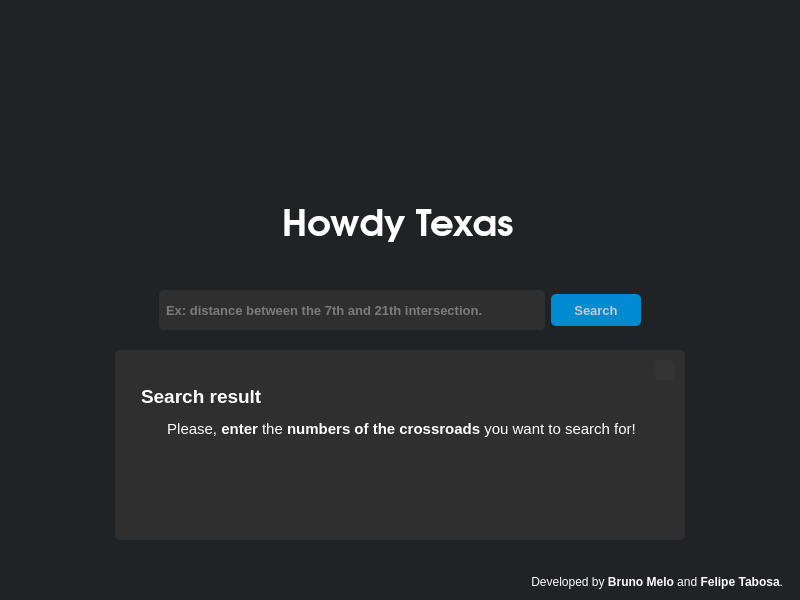
<?xml version="1.0" encoding="UTF-8"?>
<ui version="4.0">
 <class>MainWindow</class>
 <widget class="QMainWindow" name="MainWindow">
  <property name="geometry">
   <rect>
    <x>0</x>
    <y>0</y>
    <width>800</width>
    <height>600</height>
   </rect>
  </property>
  <property name="minimumSize">
   <size>
    <width>800</width>
    <height>600</height>
   </size>
  </property>
  <property name="maximumSize">
   <size>
    <width>800</width>
    <height>600</height>
   </size>
  </property>
  <property name="windowTitle">
   <string>Howdy Texas</string>
  </property>
  <property name="styleSheet">
   <string notr="true">background-color: rgb(31, 35, 38);</string>
  </property>
  <widget class="QWidget" name="centralwidget">
   <layout class="QVBoxLayout" name="verticalLayout">
    <property name="spacing">
     <number>0</number>
    </property>
    <property name="leftMargin">
     <number>0</number>
    </property>
    <property name="topMargin">
     <number>0</number>
    </property>
    <property name="rightMargin">
     <number>0</number>
    </property>
    <property name="bottomMargin">
     <number>0</number>
    </property>
    <item>
     <widget class="QFrame" name="fr_top">
      <property name="maximumSize">
       <size>
        <width>16777215</width>
        <height>50</height>
       </size>
      </property>
      <property name="frameShape">
       <enum>QFrame::NoFrame</enum>
      </property>
      <property name="frameShadow">
       <enum>QFrame::Raised</enum>
      </property>
     </widget>
    </item>
    <item>
     <widget class="QFrame" name="fr_content">
      <property name="minimumSize">
       <size>
        <width>0</width>
        <height>35</height>
       </size>
      </property>
      <property name="cursor">
       <cursorShape>ArrowCursor</cursorShape>
      </property>
      <property name="frameShape">
       <enum>QFrame::NoFrame</enum>
      </property>
      <property name="frameShadow">
       <enum>QFrame::Raised</enum>
      </property>
      <widget class="QFrame" name="fr_search">
       <property name="geometry">
        <rect>
         <x>150</x>
         <y>230</y>
         <width>500</width>
         <height>60</height>
        </rect>
       </property>
       <property name="minimumSize">
        <size>
         <width>500</width>
         <height>0</height>
        </size>
       </property>
       <property name="maximumSize">
        <size>
         <width>600</width>
         <height>70</height>
        </size>
       </property>
       <property name="frameShape">
        <enum>QFrame::NoFrame</enum>
       </property>
       <property name="frameShadow">
        <enum>QFrame::Raised</enum>
       </property>
       <layout class="QHBoxLayout" name="horizontalLayout_3">
        <item>
         <widget class="QLineEdit" name="ld_search">
          <property name="minimumSize">
           <size>
            <width>0</width>
            <height>40</height>
           </size>
          </property>
          <property name="maximumSize">
           <size>
            <width>16777215</width>
            <height>40</height>
           </size>
          </property>
          <property name="font">
           <font>
            <pointsize>10</pointsize>
            <weight>75</weight>
            <bold>true</bold>
           </font>
          </property>
          <property name="styleSheet">
           <string notr="true">QLineEdit{
	border-radius: 5px;
	padding: 5px;
	background-color: rgb(47, 47, 47);
	color: rgb(200,200,200);
}
QLineEdit:focus{
	border: 2px solid rgb(0, 122, 209);
	border: 2px solid rgb(172, 235, 226);
	border: 2px solid rgb(0, 139, 209);
	color: rgb(255,255,255);
}</string>
          </property>
          <property name="placeholderText">
           <string>Ex: distance between the 7th and 21th intersection.</string>
          </property>
         </widget>
        </item>
        <item>
         <widget class="QPushButton" name="btn_search">
          <property name="minimumSize">
           <size>
            <width>90</width>
            <height>32</height>
           </size>
          </property>
          <property name="maximumSize">
           <size>
            <width>100</width>
            <height>32</height>
           </size>
          </property>
          <property name="font">
           <font>
            <pointsize>10</pointsize>
            <weight>75</weight>
            <bold>true</bold>
           </font>
          </property>
          <property name="cursor">
           <cursorShape>PointingHandCursor</cursorShape>
          </property>
          <property name="styleSheet">
           <string notr="true">QPushButton{
	border-radius: 5px;
	background-color: rgb(0, 139, 209);
	color: rgb(200,200,200);
}
QPushButton:hover{
	background-color: rgb(0, 130, 215);
}
QPushButton:pressed{
	background-color: rgb(0, 122, 209);
}</string>
          </property>
          <property name="text">
           <string>Search</string>
          </property>
         </widget>
        </item>
       </layout>
      </widget>
      <widget class="QLabel" name="lb_logo">
       <property name="geometry">
        <rect>
         <x>282</x>
         <y>150</y>
         <width>235</width>
         <height>50</height>
        </rect>
       </property>
       <property name="font">
        <font>
         <family>TeX Gyre Adventor</family>
         <pointsize>28</pointsize>
         <weight>75</weight>
         <italic>false</italic>
         <bold>true</bold>
        </font>
       </property>
       <property name="styleSheet">
        <string notr="true">color: rgb(255,255,255);</string>
       </property>
       <property name="text">
        <string>Howdy Texas</string>
       </property>
      </widget>
      <widget class="QFrame" name="fr_logo">
       <property name="geometry">
        <rect>
         <x>340</x>
         <y>20</y>
         <width>120</width>
         <height>120</height>
        </rect>
       </property>
       <property name="styleSheet">
        <string notr="true">background-image: url(:/logo/texas2.png);
background-repeat: no-repeat;
background-position: center;</string>
       </property>
       <property name="frameShape">
        <enum>QFrame::NoFrame</enum>
       </property>
       <property name="frameShadow">
        <enum>QFrame::Raised</enum>
       </property>
      </widget>
      <widget class="QFrame" name="fr_result">
       <property name="geometry">
        <rect>
         <x>115</x>
         <y>300</y>
         <width>570</width>
         <height>190</height>
        </rect>
       </property>
       <property name="minimumSize">
        <size>
         <width>540</width>
         <height>190</height>
        </size>
       </property>
       <property name="styleSheet">
        <string notr="true">border-radius: 5px;
padding: 5px;
background-color: rgb(47, 47, 47);
color: rgb(200,200,200);</string>
       </property>
       <property name="frameShape">
        <enum>QFrame::NoFrame</enum>
       </property>
       <property name="frameShadow">
        <enum>QFrame::Raised</enum>
       </property>
       <widget class="QLabel" name="lb_result">
        <property name="geometry">
         <rect>
          <x>17</x>
          <y>30</y>
          <width>535</width>
          <height>141</height>
         </rect>
        </property>
        <property name="font">
         <font>
          <pointsize>11</pointsize>
          <weight>50</weight>
          <bold>false</bold>
         </font>
        </property>
        <property name="cursor">
         <cursorShape>ArrowCursor</cursorShape>
        </property>
        <property name="styleSheet">
         <string notr="true">color: rgb(255, 255, 255);</string>
        </property>
        <property name="text">
         <string>&lt;html&gt;&lt;head/&gt;&lt;body&gt;&lt;p&gt;&lt;span style=&quot; font-size:14pt; font-weight:600;&quot;&gt;Search result&lt;/span&gt;&lt;/p&gt;&lt;p align=&quot;center&quot;&gt;Please, &lt;span style=&quot; font-weight:600;&quot;&gt;enter&lt;/span&gt; the &lt;span style=&quot; font-weight:600;&quot;&gt;numbers of the crossroads&lt;/span&gt; you want to search for!&lt;/p&gt;&lt;p align=&quot;center&quot;&gt;&lt;br/&gt;&lt;/p&gt;&lt;p align=&quot;center&quot;&gt;&lt;br/&gt;&lt;/p&gt;&lt;/body&gt;&lt;/html&gt;</string>
        </property>
       </widget>
       <widget class="QPushButton" name="btn_close">
        <property name="geometry">
         <rect>
          <x>540</x>
          <y>10</y>
          <width>20</width>
          <height>20</height>
         </rect>
        </property>
        <property name="minimumSize">
         <size>
          <width>20</width>
          <height>20</height>
         </size>
        </property>
        <property name="maximumSize">
         <size>
          <width>20</width>
          <height>20</height>
         </size>
        </property>
        <property name="cursor">
         <cursorShape>PointingHandCursor</cursorShape>
        </property>
        <property name="styleSheet">
         <string notr="true">QPushButton{
	border-radius: 5px;
	background-image: url(:/close/close.png);
	background-position: center;
	background-repeat: no-repeat;
		background-color: rgb(52,52,52);
}
QPushButton:hover{
	background-color: rgb(60, 60, 60);
}
QPushButton:pressed{
	background-color: rgb(35,35,35);
}</string>
        </property>
        <property name="text">
         <string/>
        </property>
       </widget>
      </widget>
     </widget>
    </item>
    <item>
     <widget class="QFrame" name="fr_button">
      <property name="maximumSize">
       <size>
        <width>16777215</width>
        <height>35</height>
       </size>
      </property>
      <property name="frameShape">
       <enum>QFrame::NoFrame</enum>
      </property>
      <property name="frameShadow">
       <enum>QFrame::Raised</enum>
      </property>
      <layout class="QHBoxLayout" name="horizontalLayout">
       <item>
        <widget class="QLabel" name="lb_credits">
         <property name="styleSheet">
          <string notr="true">color: rgb(255, 255, 255);
padding-right: 5px;</string>
         </property>
         <property name="text">
          <string>&lt;html&gt;&lt;head/&gt;&lt;body&gt;&lt;p&gt;Developed by &lt;span style=&quot; font-weight:600;&quot;&gt;Bruno Melo&lt;/span&gt; and &lt;span style=&quot; font-weight:600;&quot;&gt;Felipe Tabosa&lt;/span&gt;.&lt;/p&gt;&lt;/body&gt;&lt;/html&gt;</string>
         </property>
         <property name="alignment">
          <set>Qt::AlignRight|Qt::AlignTrailing|Qt::AlignVCenter</set>
         </property>
        </widget>
       </item>
      </layout>
     </widget>
    </item>
   </layout>
  </widget>
 </widget>
 <tabstops>
  <tabstop>ld_search</tabstop>
  <tabstop>btn_search</tabstop>
 </tabstops>
 <resources>
  <include location="resource.qrc"/>
 </resources>
 <connections/>
</ui>
